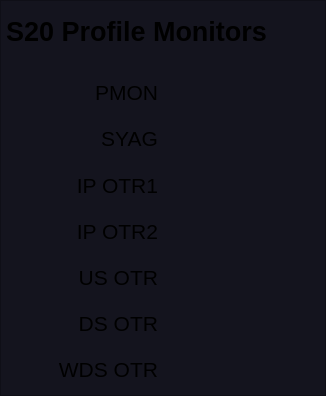
   <widget class="QFrame" name="frame_3">
    <property name="geometry">
     <rect>
      <x>1220</x>
      <y>390</y>
      <width>326</width>
      <height>396</height>
     </rect>
    </property>
    <property name="styleSheet">
     <string notr="true">background-color: rgb(20,20,30);

</string>
    </property>
    <property name="frameShape">
     <enum>QFrame::StyledPanel</enum>
    </property>
    <property name="frameShadow">
     <enum>QFrame::Raised</enum>
    </property>
    <layout class="QGridLayout" name="gridLayout_3">
     <property name="leftMargin">
      <number>5</number>
     </property>
     <property name="topMargin">
      <number>10</number>
     </property>
     <property name="rightMargin">
      <number>5</number>
     </property>
     <property name="bottomMargin">
      <number>5</number>
     </property>
     <property name="horizontalSpacing">
      <number>10</number>
     </property>
     <property name="verticalSpacing">
      <number>5</number>
     </property>
     <item row="23" column="1">
      <widget class="PyDMLabel" name="PyDMLabel_58">
       <property name="font">
        <font>
         <pointsize>14</pointsize>
         <weight>50</weight>
         <bold>false</bold>
        </font>
       </property>
       <property name="toolTip">
        <string/>
       </property>
       <property name="styleSheet">
        <string notr="true">PyDMLabel {
  border-radius: 2px;
}
PyDMLabel[alarmSensitiveBorder=&quot;true&quot;][alarmSeverity=&quot;0&quot;] {
  background-color: rgb(0,0,10);
  color: rgb(144,194,255);
}</string>
       </property>
       <property name="alignment">
        <set>Qt::AlignCenter</set>
       </property>
       <property name="precision" stdset="0">
        <number>1</number>
       </property>
       <property name="showUnits" stdset="0">
        <bool>false</bool>
       </property>
       <property name="precisionFromPV" stdset="0">
        <bool>false</bool>
       </property>
       <property name="channel" stdset="0">
        <string>OTRS:LI20:3180:MOTR</string>
       </property>
      </widget>
     </item>
     <item row="6" column="1">
      <widget class="PyDMLabel" name="PyDMLabel_63">
       <property name="font">
        <font>
         <pointsize>14</pointsize>
         <weight>50</weight>
         <bold>false</bold>
        </font>
       </property>
       <property name="toolTip">
        <string/>
       </property>
       <property name="styleSheet">
        <string notr="true">PyDMLabel {
  border-radius: 2px;
}
PyDMLabel[alarmSensitiveBorder=&quot;true&quot;][alarmSeverity=&quot;0&quot;] {
  background-color: rgb(0,0,10);
  color: rgb(144,194,255);
}</string>
       </property>
       <property name="alignment">
        <set>Qt::AlignCenter</set>
       </property>
       <property name="precision" stdset="0">
        <number>1</number>
       </property>
       <property name="showUnits" stdset="0">
        <bool>false</bool>
       </property>
       <property name="precisionFromPV" stdset="0">
        <bool>false</bool>
       </property>
       <property name="channel" stdset="0">
        <string>YAGS:LI20:2434:MOTR</string>
       </property>
      </widget>
     </item>
     <item row="25" column="0">
      <widget class="QLabel" name="label_23">
       <property name="font">
        <font>
         <pointsize>16</pointsize>
         <weight>50</weight>
         <bold>false</bold>
        </font>
       </property>
       <property name="text">
        <string>IP OTR2</string>
       </property>
       <property name="alignment">
        <set>Qt::AlignRight|Qt::AlignTrailing|Qt::AlignVCenter</set>
       </property>
      </widget>
     </item>
     <item row="23" column="0">
      <widget class="QLabel" name="label_22">
       <property name="font">
        <font>
         <pointsize>16</pointsize>
         <weight>50</weight>
         <bold>false</bold>
        </font>
       </property>
       <property name="text">
        <string>IP OTR1</string>
       </property>
       <property name="alignment">
        <set>Qt::AlignRight|Qt::AlignTrailing|Qt::AlignVCenter</set>
       </property>
      </widget>
     </item>
     <item row="25" column="1">
      <widget class="PyDMLabel" name="PyDMLabel_21">
       <property name="font">
        <font>
         <pointsize>14</pointsize>
         <weight>50</weight>
         <bold>false</bold>
        </font>
       </property>
       <property name="toolTip">
        <string/>
       </property>
       <property name="styleSheet">
        <string notr="true">PyDMLabel {
  border-radius: 2px;
}
PyDMLabel[alarmSensitiveBorder=&quot;true&quot;][alarmSeverity=&quot;0&quot;] {
  background-color: rgb(0,0,10);
  color: rgb(144,194,255);
}</string>
       </property>
       <property name="alignment">
        <set>Qt::AlignCenter</set>
       </property>
       <property name="precision" stdset="0">
        <number>1</number>
       </property>
       <property name="showUnits" stdset="0">
        <bool>false</bool>
       </property>
       <property name="precisionFromPV" stdset="0">
        <bool>false</bool>
       </property>
       <property name="channel" stdset="0">
        <string>OTRS:LI20:3202:MOTR</string>
       </property>
      </widget>
     </item>
     <item row="26" column="1">
      <widget class="PyDMLabel" name="PyDMLabel_62">
       <property name="font">
        <font>
         <pointsize>14</pointsize>
         <weight>50</weight>
         <bold>false</bold>
        </font>
       </property>
       <property name="toolTip">
        <string/>
       </property>
       <property name="styleSheet">
        <string notr="true">PyDMLabel {
  border-radius: 2px;
}
PyDMLabel[alarmSensitiveBorder=&quot;true&quot;][alarmSeverity=&quot;0&quot;] {
  background-color: rgb(0,0,10);
  color: rgb(0,255,0);
}

PyDMLabel[alarmSensitiveBorder=&quot;true&quot;][alarmSeverity=&quot;1&quot;] {
  background-color: rgb(0,0,10);
  color: rgb(255,255,0);
}

PyDMLabel[alarmSensitiveBorder=&quot;true&quot;][alarmSeverity=&quot;2&quot;] {
  background-color: rgb(255,0,0);
  color: rgb(255,255,255);
}

PyDMLabel[alarmSensitiveBorder=&quot;true&quot;][alarmSeverity=&quot;3&quot;] {
  background-color: rgb(192,0,255);
  color: rgb(255,255,0);
}

PyDMLabel[alarmSensitiveBorder=&quot;true&quot;][alarmSeverity=&quot;4&quot;] {
  color: rgb(218,218,218);
  background-color: rgb(25,25,25);
}</string>
       </property>
       <property name="alignment">
        <set>Qt::AlignCenter</set>
       </property>
       <property name="precision" stdset="0">
        <number>0</number>
       </property>
       <property name="showUnits" stdset="0">
        <bool>true</bool>
       </property>
       <property name="precisionFromPV" stdset="0">
        <bool>false</bool>
       </property>
       <property name="alarmSensitiveContent" stdset="0">
        <bool>false</bool>
       </property>
       <property name="alarmSensitiveBorder" stdset="0">
        <bool>true</bool>
       </property>
       <property name="PyDMToolTip" stdset="0">
        <string/>
       </property>
       <property name="channel" stdset="0">
        <string>OTRS:LI20:3158:TGT_STS</string>
       </property>
       <property name="enableRichText" stdset="0">
        <bool>false</bool>
       </property>
      </widget>
     </item>
     <item row="27" column="0">
      <widget class="QLabel" name="label_33">
       <property name="font">
        <font>
         <pointsize>16</pointsize>
         <weight>50</weight>
         <bold>false</bold>
        </font>
       </property>
       <property name="text">
        <string>DS OTR</string>
       </property>
       <property name="alignment">
        <set>Qt::AlignRight|Qt::AlignTrailing|Qt::AlignVCenter</set>
       </property>
      </widget>
     </item>
     <item row="26" column="0">
      <widget class="QLabel" name="label_20">
       <property name="font">
        <font>
         <pointsize>16</pointsize>
         <weight>50</weight>
         <bold>false</bold>
        </font>
       </property>
       <property name="text">
        <string>US OTR</string>
       </property>
       <property name="alignment">
        <set>Qt::AlignRight|Qt::AlignTrailing|Qt::AlignVCenter</set>
       </property>
      </widget>
     </item>
     <item row="3" column="1">
      <widget class="PyDMLabel" name="PyDMLabel_61">
       <property name="font">
        <font>
         <pointsize>14</pointsize>
         <weight>50</weight>
         <bold>false</bold>
        </font>
       </property>
       <property name="toolTip">
        <string/>
       </property>
       <property name="styleSheet">
        <string notr="true">PyDMLabel {
  border-radius: 2px;
}
PyDMLabel[alarmSensitiveBorder=&quot;true&quot;][alarmSeverity=&quot;0&quot;] {
  background-color: rgb(0,0,10);
  color: rgb(0,255,0);
}

PyDMLabel[alarmSensitiveBorder=&quot;true&quot;][alarmSeverity=&quot;1&quot;] {
  background-color: rgb(0,0,10);
  color: rgb(255,255,0);
}

PyDMLabel[alarmSensitiveBorder=&quot;true&quot;][alarmSeverity=&quot;2&quot;] {
  background-color: rgb(255,0,0);
  color: rgb(255,255,255);
}

PyDMLabel[alarmSensitiveBorder=&quot;true&quot;][alarmSeverity=&quot;3&quot;] {
  background-color: rgb(192,0,255);
  color: rgb(255,255,0);
}

PyDMLabel[alarmSensitiveBorder=&quot;true&quot;][alarmSeverity=&quot;4&quot;] {
  color: rgb(218,218,218);
  background-color: rgb(25,25,25);
}
</string>
       </property>
       <property name="alignment">
        <set>Qt::AlignCenter</set>
       </property>
       <property name="showUnits" stdset="0">
        <bool>true</bool>
       </property>
       <property name="precisionFromPV" stdset="0">
        <bool>false</bool>
       </property>
       <property name="channel" stdset="0">
        <string>PROF:LI20:45:TGT_STS</string>
       </property>
      </widget>
     </item>
     <item row="3" column="0">
      <widget class="QLabel" name="label_29">
       <property name="font">
        <font>
         <pointsize>16</pointsize>
         <weight>50</weight>
         <bold>false</bold>
        </font>
       </property>
       <property name="text">
        <string>PMON</string>
       </property>
       <property name="alignment">
        <set>Qt::AlignRight|Qt::AlignTrailing|Qt::AlignVCenter</set>
       </property>
      </widget>
     </item>
     <item row="6" column="0">
      <widget class="QLabel" name="label_27">
       <property name="font">
        <font>
         <pointsize>16</pointsize>
         <weight>50</weight>
         <bold>false</bold>
        </font>
       </property>
       <property name="text">
        <string>SYAG</string>
       </property>
       <property name="alignment">
        <set>Qt::AlignRight|Qt::AlignTrailing|Qt::AlignVCenter</set>
       </property>
      </widget>
     </item>
     <item row="28" column="0">
      <widget class="QLabel" name="label_32">
       <property name="font">
        <font>
         <pointsize>16</pointsize>
         <weight>50</weight>
         <bold>false</bold>
        </font>
       </property>
       <property name="text">
        <string>WDS OTR</string>
       </property>
       <property name="alignment">
        <set>Qt::AlignRight|Qt::AlignTrailing|Qt::AlignVCenter</set>
       </property>
      </widget>
     </item>
     <item row="27" column="1">
      <widget class="PyDMLabel" name="PyDMLabel_14">
       <property name="font">
        <font>
         <pointsize>14</pointsize>
         <weight>50</weight>
         <bold>false</bold>
        </font>
       </property>
       <property name="toolTip">
        <string/>
       </property>
       <property name="styleSheet">
        <string notr="true">PyDMLabel {
  border-radius: 2px;
}
PyDMLabel[alarmSensitiveBorder=&quot;true&quot;][alarmSeverity=&quot;0&quot;] {
  background-color: rgb(0,0,10);
  color: rgb(144,194,255);
}</string>
       </property>
       <property name="alignment">
        <set>Qt::AlignCenter</set>
       </property>
       <property name="precision" stdset="0">
        <number>1</number>
       </property>
       <property name="showUnits" stdset="0">
        <bool>false</bool>
       </property>
       <property name="precisionFromPV" stdset="0">
        <bool>false</bool>
       </property>
       <property name="channel" stdset="0">
        <string>OTRS:LI20:3206:MOTR</string>
       </property>
      </widget>
     </item>
     <item row="28" column="1">
      <widget class="PyDMLabel" name="PyDMLabel_15">
       <property name="font">
        <font>
         <pointsize>14</pointsize>
         <weight>50</weight>
         <bold>false</bold>
        </font>
       </property>
       <property name="toolTip">
        <string/>
       </property>
       <property name="styleSheet">
        <string notr="true">PyDMLabel {
  border-radius: 2px;
}
PyDMLabel[alarmSensitiveBorder=&quot;true&quot;][alarmSeverity=&quot;0&quot;] {
  background-color: rgb(0,0,10);
  color: rgb(144,194,255);
}</string>
       </property>
       <property name="alignment">
        <set>Qt::AlignCenter</set>
       </property>
       <property name="precision" stdset="0">
        <number>1</number>
       </property>
       <property name="showUnits" stdset="0">
        <bool>false</bool>
       </property>
       <property name="precisionFromPV" stdset="0">
        <bool>false</bool>
       </property>
       <property name="channel" stdset="0">
        <string>OTRS:LI20:3230:MOTR</string>
       </property>
      </widget>
     </item>
     <item row="2" column="0" colspan="2">
      <widget class="PyDMDrawingLine" name="PyDMDrawingLine_7">
       <property name="minimumSize">
        <size>
         <width>0</width>
         <height>10</height>
        </size>
       </property>
       <property name="maximumSize">
        <size>
         <width>16777215</width>
         <height>10</height>
        </size>
       </property>
       <property name="toolTip">
        <string/>
       </property>
       <property name="brush" stdset="0">
        <brush brushstyle="SolidPattern">
         <color alpha="255">
          <red>200</red>
          <green>200</green>
          <blue>200</blue>
         </color>
        </brush>
       </property>
       <property name="penColor" stdset="0">
        <color>
         <red>80</red>
         <green>80</green>
         <blue>80</blue>
        </color>
       </property>
       <property name="penWidth" stdset="0">
        <double>1.000000000000000</double>
       </property>
      </widget>
     </item>
     <item row="0" column="0" colspan="2">
      <widget class="QLabel" name="label_34">
       <property name="sizePolicy">
        <sizepolicy hsizetype="Expanding" vsizetype="Preferred">
         <horstretch>0</horstretch>
         <verstretch>0</verstretch>
        </sizepolicy>
       </property>
       <property name="minimumSize">
        <size>
         <width>0</width>
         <height>30</height>
        </size>
       </property>
       <property name="font">
        <font>
         <pointsize>20</pointsize>
         <weight>75</weight>
         <bold>true</bold>
        </font>
       </property>
       <property name="text">
        <string>S20 Profile Monitors</string>
       </property>
       <property name="alignment">
        <set>Qt::AlignLeading|Qt::AlignLeft|Qt::AlignVCenter</set>
       </property>
       <property name="wordWrap">
        <bool>true</bool>
       </property>
      </widget>
     </item>
    </layout>
   </widget>
